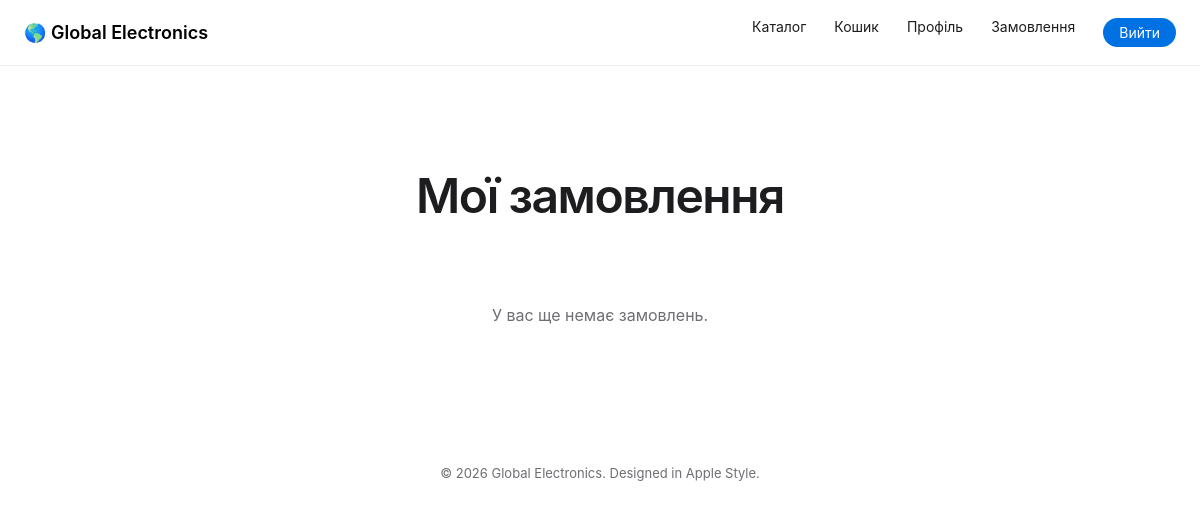
The page /my-orders/ (signed in) on the database as committed earlier.
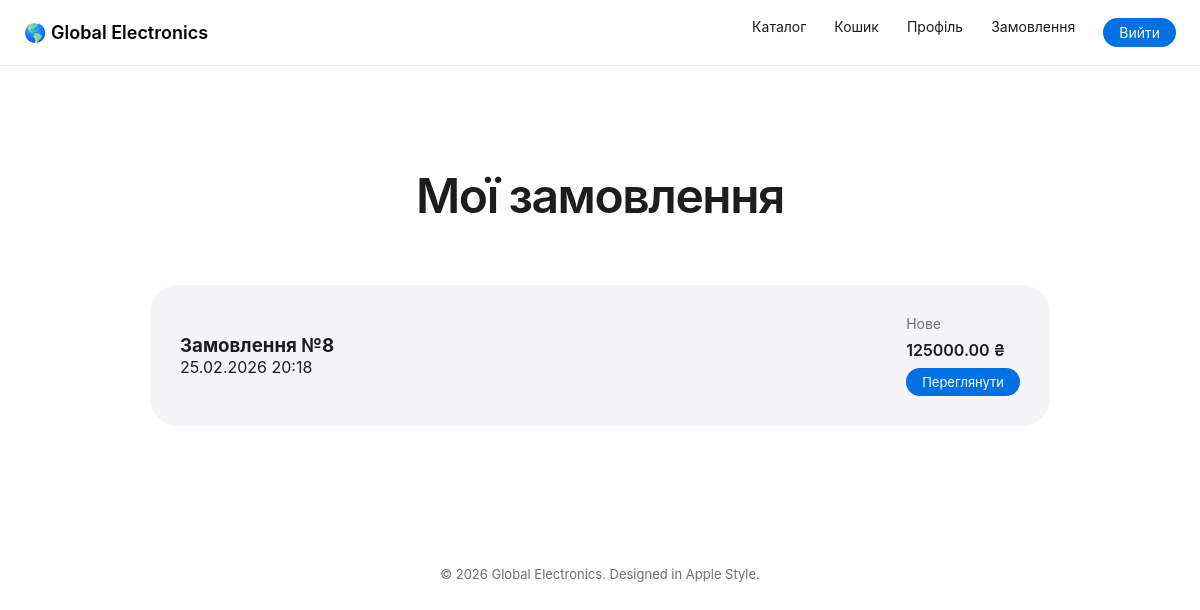
The same page on the database as committed later.
### electricapp/models.py (models this page shows, shortened)
class Order(models.Model):
    STATUS_CHOICES = [
        ('new', 'Нове'),
        ('processing', 'В обробці'),
        ('done', 'Виконано'),
    ]
    user = models.ForeignKey(
        User,
        on_delete=models.CASCADE,
        related_name='orders'
    )
    created_at = models.DateTimeField(auto_now_add=True)
    status = models.CharField(
        max_length=20,
        choices=STATUS_CHOICES,
        default='new'
    )
    is_paid = models.BooleanField(default=False)
    total_price = models.DecimalField(
        max_digits=10,
        decimal_places=2,
        default=0
    )
    class Meta:
        ordering = ['-created_at']
        verbose_name = "Замовлення"
        verbose_name_plural = "Замовлення"

### electricapp/views.py (the view)
# urls.py: path('my-orders/', my_orders, name='my_orders'),
@login_required
def my_orders(request):
    orders = Order.objects.filter(user=request.user).order_by('-created_at')
    return render(request, 'electricapp/my_orders.html', {
        'orders': orders
    })

### templates/electricapp/my_orders.html (shortened to what this page needs)
{% extends "electricapp/base.html" %}
{% block content %}
<h1 class="page-title">Мої замовлення</h1>
{% if orders %}
<div class="orders-container">
    {% for order in orders %}
    <div class="order-card">
        <div>
            <h3>Замовлення №{{ order.id }}</h3>
            <p>{{ order.created_at|date:"d.m.Y H:i" }}</p>
        </div>
        <div>
            <p class="order-status">{{ order.get_status_display }}</p>
            <p class="order-price">{{ order.total_price }} ₴</p>
            <a href="{% url 'order_detail' order.id %}" class="btn-small">
                Переглянути
            </a>
        </div>
    </div>
    {% endfor %}
</div>
{% else %}
<p class="empty-text">У вас ще немає замовлень.</p>
{% endif %}
{% endblock %}

### templates/electricapp/base.html (shortened to what this page needs)
<!DOCTYPE html>
<html lang="uk">
<head>
    {% load static %}
    <link rel="stylesheet" href="{% static 'css/style.css' %}">
</head>
<body>
<header class="navbar">
    <div class="nav-container">
        <div class="logo">
            <a href="{% url 'product_list' %}">🌎 Global Electronics</a>
        </div>
        <nav class="nav-links">
            <a href="{% url 'product_list' %}">Каталог</a>
            <a href="{% url 'cart' %}">Кошик</a>
            {% if user.is_authenticated %}
                <a href="{% url 'profile' %}">Профіль</a>
                <a href="{% url 'my_orders' %}">Замовлення</a>
                <a href="{% url 'logout' %}" class="nav-btn">Вийти</a>
            {% else %}
                <a href="{% url 'login' %}">Увійти</a>
                <a href="{% url 'register' %}" class="nav-btn">Реєстрація</a>
            {% endif %}
        </nav>
    </div>
</header>
<main>
    {% block content %}{% endblock %}
</main>
<footer>
    © 2026 Global Electronics. Designed in Apple Style.
</footer>
</body>
</html>

### static/css/style.css (style rules this page uses)
* { margin: 0; padding: 0; box-sizing: border-box; }
body { font-family: -apple-system, BlinkMacSystemFont, "Segoe UI", Roboto, Inter, sans-serif; background: #ffffff; color: #1d1d1f; -webkit-font-smoothing: antialiased; }
.navbar { position: sticky; top: 0; background: rgba(255,255,255,0.85); backdrop-filter: blur(20px); border-bottom: 1px solid #eee; z-index: 1000; }
.nav-container { max-width: 1200px; margin: auto; padding: 18px 24px; display: flex; justify-content: space-between; align-items: center; }
.logo a { font-weight: 600; text-decoration: none; color: #000; font-size: 18px; }
.nav-links { display: flex; gap: 28px; }
.nav-links a { text-decoration: none; color: #1d1d1f; font-size: 14px; transition: 0.25s; }
.nav-btn { background: #0071e3; color: white !important; padding: 6px 16px; border-radius: 999px; }
.page-title { text-align: center; font-size: 48px; font-weight: 600; margin: 100px 0 50px; letter-spacing: -0.03em; }
footer { text-align: center; padding: 40px; color: #6e6e73; font-size: 13px; margin-top: 100px; }
.orders-container { max-width: 900px; margin: 60px auto; }
.order-card { background: #f5f5f7; padding: 30px; border-radius: 28px; margin-bottom: 30px; display: flex; justify-content: space-between; align-items: center; transition: 0.3s; }
.order-status { font-size: 14px; color: #6e6e73; }
.order-price { font-weight: 600; margin: 8px 0; }
.btn-small { display: inline-block; padding: 6px 16px; border-radius: 999px; background: #0071e3; color: white; text-decoration: none; font-size: 13px; }

Rows that differ between the two databases and show on the page:
added Order: id "8", created_at "25.02.2026 20:18", status "Нове", total_price "125000.00"
Other text that changed with them:
text no longer shown: "У вас ще немає замовлень."
